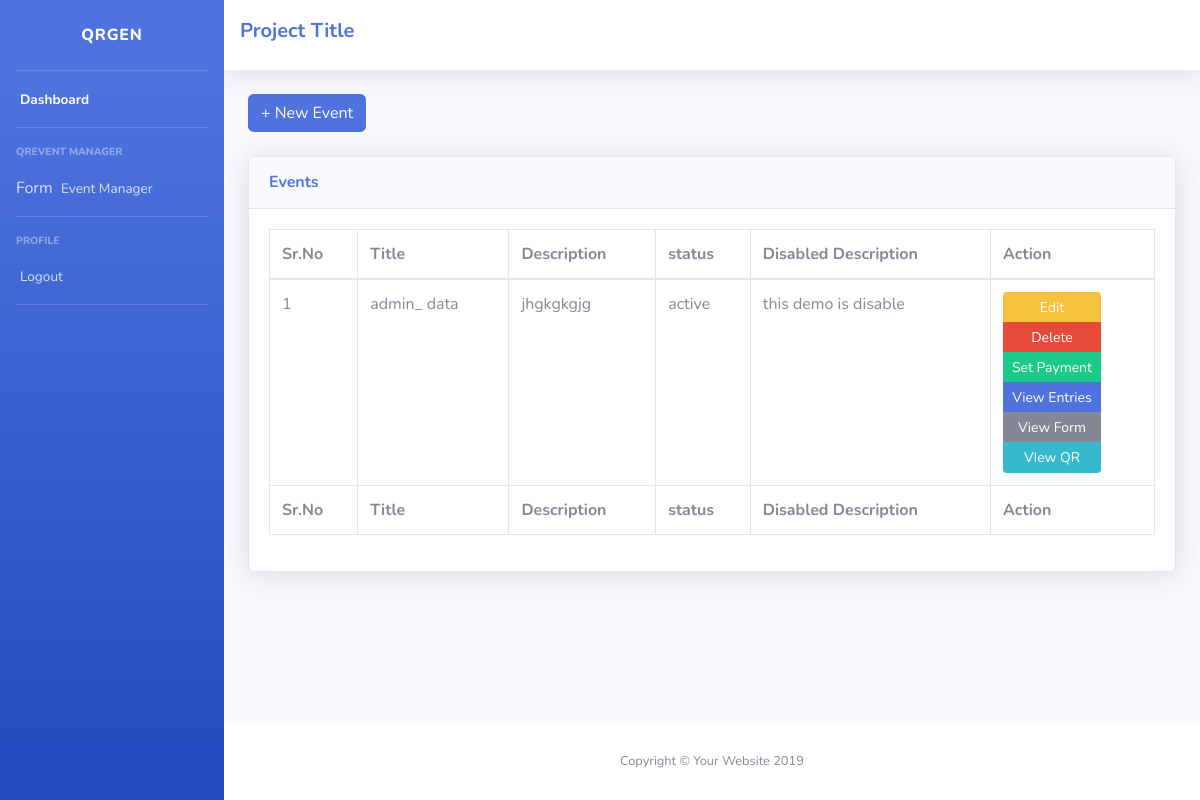
/dashboard/qreventmanager/ (signed in), run on the app's committed database.
### dashboard/models.py (models this page shows)
class QREvent(models.Model):
    title = models.CharField(max_length=10801)
    description = models.TextField()
    status = models.CharField(max_length=256)
    disabledesc = models.CharField(max_length=256)
    feeamount = models.CharField(max_length=50)
    enablepayment = models.CharField(max_length=50)

### dashboard/views.py (the view)
# urls.py: path('qreventmanager/',views.qreventmanager,name="qreventmanager"),
def qreventmanager(request):
    qrevents = QRevent.objects.all()
    return render(request, 'dashboard/qreventmanager.html', {'qrevents': qrevents})

### dashboard/templates/dashboard/qreventmanager.html
{% extends 'base.html' %}
{% block content %}
<div class="container-fluid">
  <a href="{% url 'qreventmanager_create' %}" class="btn btn-primary">+ New Event</a>
  <br>
  <div class="card shadow mb-4 mt-4">
    <div class="card-header py-3">
      <h6 class="m-0 font-weight-bold text-primary">Events</h6>
    </div>
    <div class="card-body">
      <div class="table-responsive">
        <table class="table table-bordered" id="dataTable" width="100%" cellspacing="0">
          <thead>
            <tr>
              <th>Sr.No</th>
              <th>Title</th>
              <th>Description</th>
              <th>status</th>
              <th>Disabled Description</th>
              <th>Action</th>
            </tr>
          </thead>
          <tfoot>
            <tr>
              <th>Sr.No</th>
              <th>Title</th>
              <th>Description</th>
              <th>status</th>
              <th>Disabled Description</th>
              <th>Action</th>
            </tr>
          </tfoot>
          <tbody>
            {% for qrevent in qrevents%}
            <tr>
              <td>{{ forloop.counter }}</td>
              <td>{{qrevent.title}}</td>
              <td>{{qrevent.description}}</td>
              <td>{{qrevent.status}}</td>
              <td>{{qrevent.disabledesc}}</td>
              <td>
                <div class="btn-group-vertical btn-group-sm">
                  <a class="btn btn-sm btn-warning" href="{% url 'qreventmanager_edit' id=qrevent.id %}">Edit</a>
                  <a class="btn btn-sm btn-danger" href="{% url 'qreventmanager_delete' id=qrevent.id %}">Delete</a>
                  <a class="btn btn-sm btn-success" href="{% url 'qrevent_createform' id=qrevent.id %}">Set Payment</a>
                  <a class="btn btn-sm btn-primary" href="{% url 'qreventmanager_entries' id=qrevent.id %}">View
                    Entries</a>
                  <a class="btn btn-sm btn-secondary" target="_blank" href="{% url 'qrevent_client' id=qrevent.id %}">View Form</a>
                  <a class="btn btn-sm btn-info" href="{% url 'qreventmanager_dwn' id=qrevent.id %}">VIew QR</a></div>
              </td>
            </tr>
            {% endfor %}
          </tbody>
        </table>
      </div>
    </div>
  </div>
</div>
{% endblock %}

### data on the page
QREvent: title "admin_ data", description "jhgkgkgjg", status "active", disabledesc "this demo is disable"
